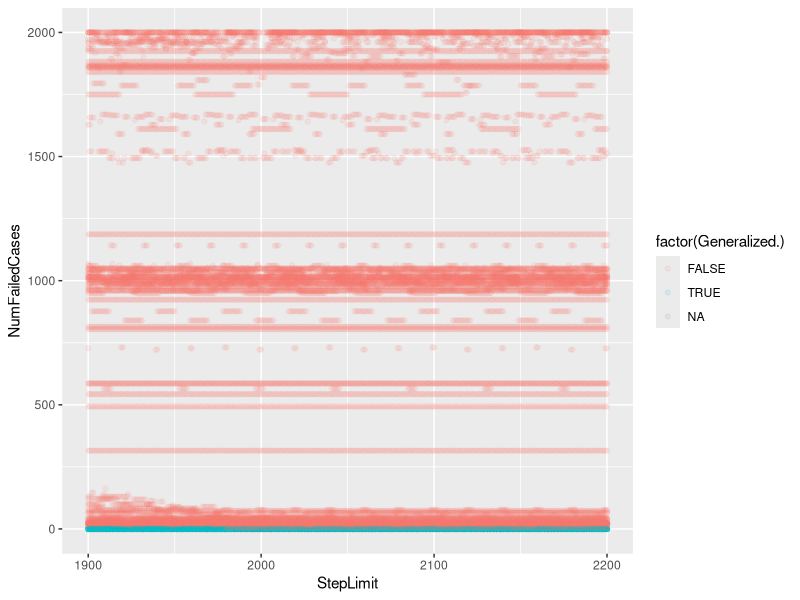
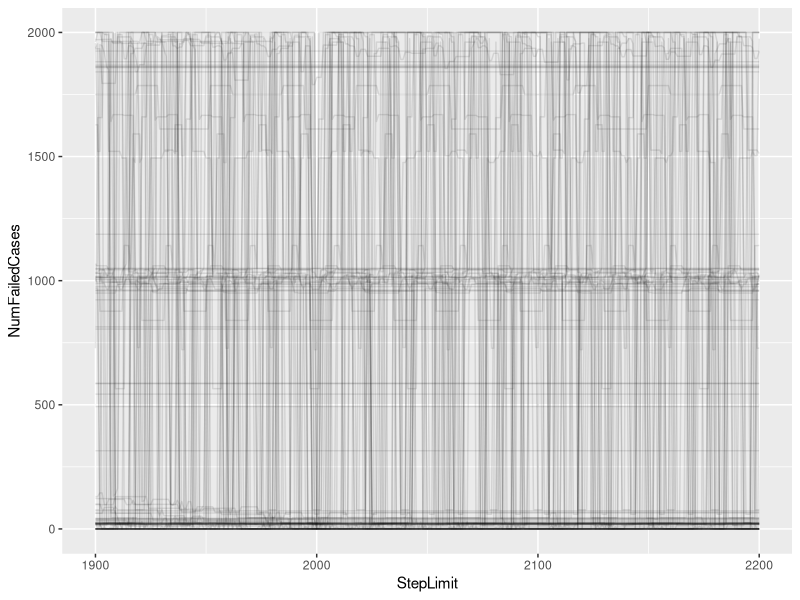
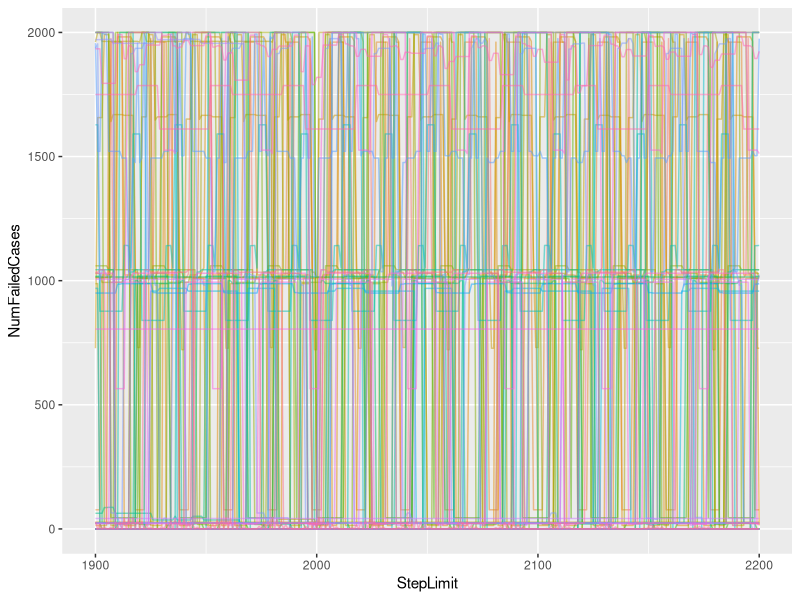
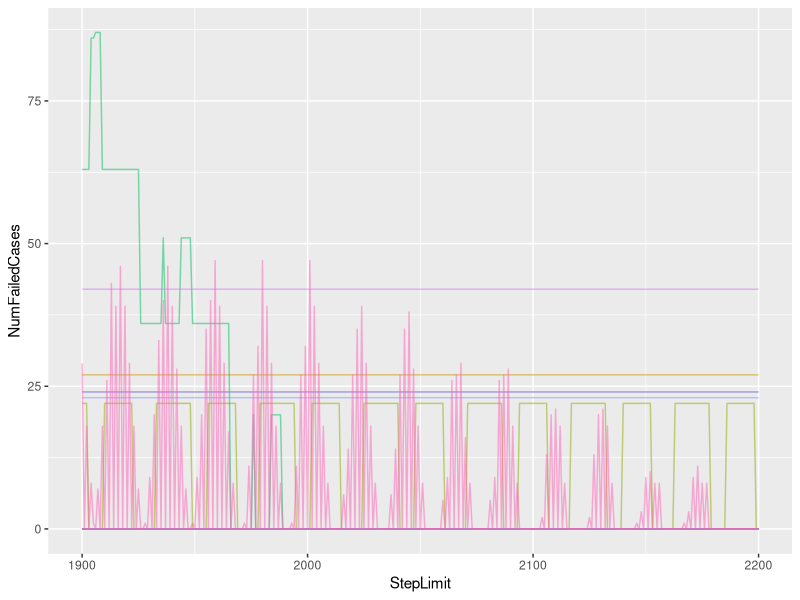
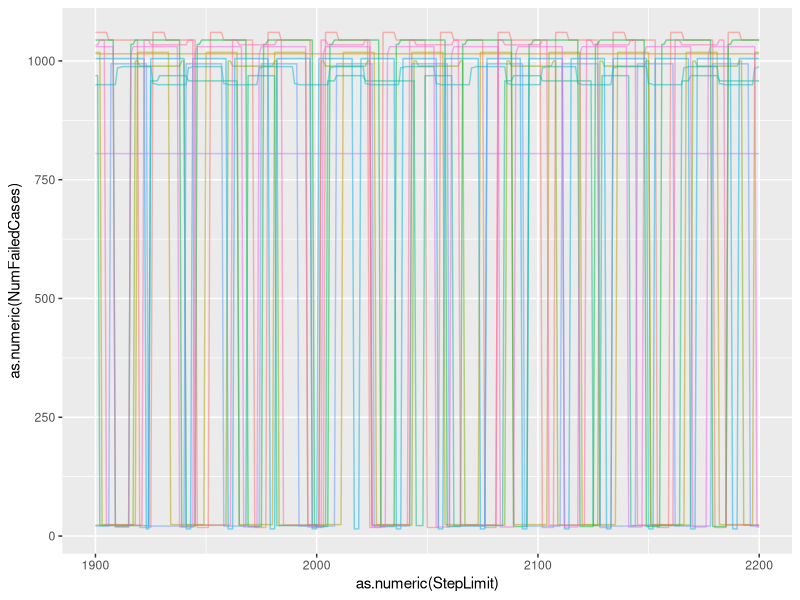
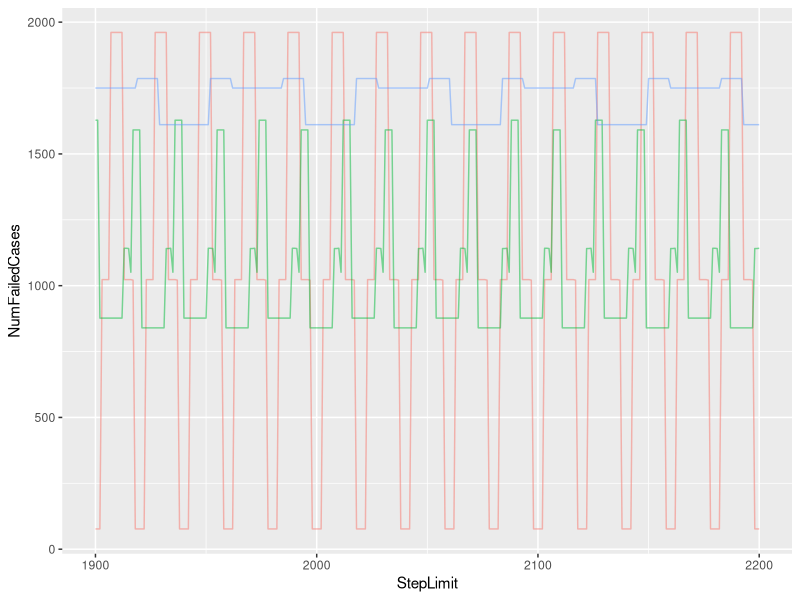
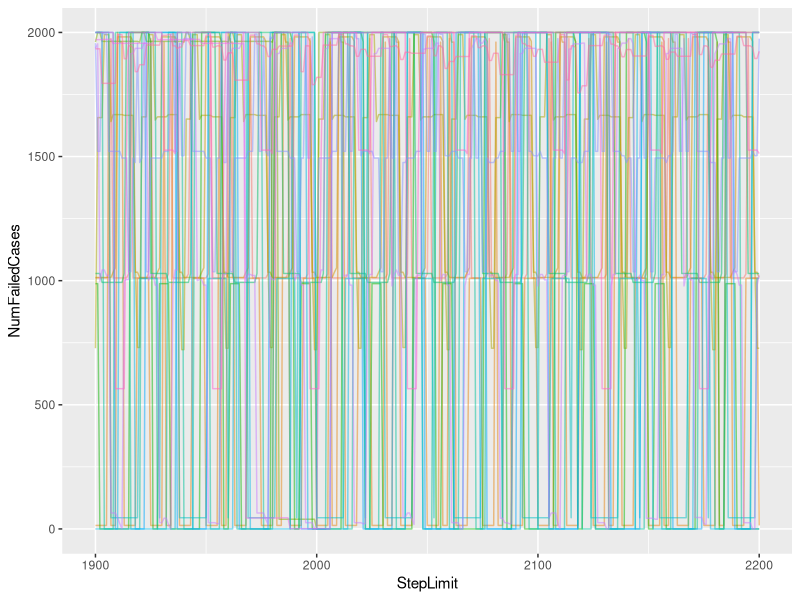
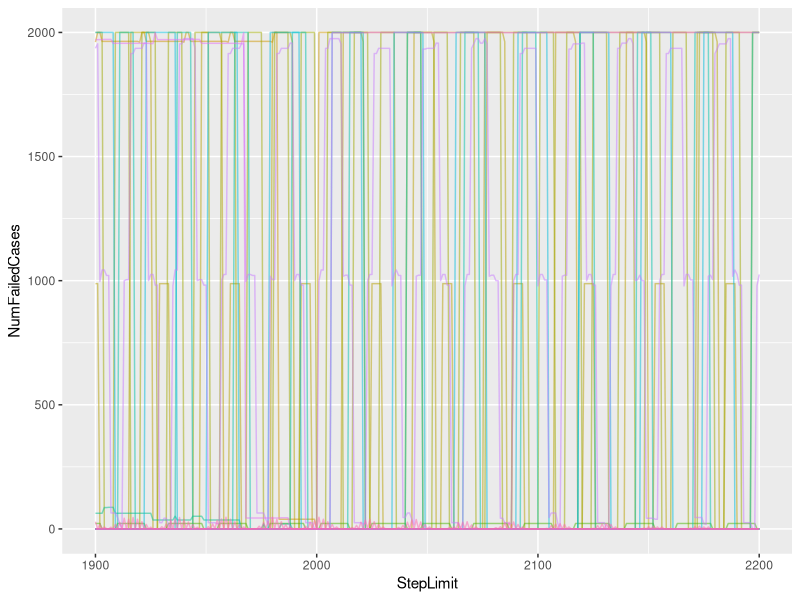

These charts were generated, in order, by the following R code: (Note: this script raises an error after producing the figures.)
## ---- chunk 1
knitr::opts_chunk$set(echo = TRUE)

library('ggplot2')
library('dplyr')
## ---- chunk 2
researchData = read.table("MiddleCharData.txt", header=T, sep="\t")

researchData$NumFailedCases <- as.numeric(researchData$NumFailedCases)
researchData$TotalError <- as.numeric(researchData$TotalError)
researchData$StepLimit <- as.numeric(researchData$StepLimit)
researchData$FailedByStepLimit <- as.numeric(researchData$FailedByStepLimit)
researchData$RunNumber <- as.numeric(researchData$RunNumber)
researchData$Succeeded. <- as.logical(researchData$Succeeded.)
researchData$Generalized. <- as.logical(researchData$Generalized.)

#plot(x=researchData$StepLimit, y=log(researchData$TotalError)) + geom_point(alpha=0.1)

ggplot(researchData, aes(x=StepLimit, y=NumFailedCases, color=factor(Generalized.))) + geom_point(alpha=0.1)

ggplot(researchData, aes(x=StepLimit, y=NumFailedCases, group=factor(RunNumber))) + geom_line(alpha=0.1)
## ---- chunk 3
researchData$AllFailuresOutOfSteps = (researchData$NumFailedCases == researchData$FailedByStepLimit)

equalFailures = subset(researchData, researchData$AllFailuresOutOfSteps)

nrow(equalFailures)

ggplot(equalFailures, aes(x=StepLimit, y=NumFailedCases, group=factor(RunNumber), color=factor(RunNumber))) + geom_line(alpha=0.5, show.legend=FALSE)
## ---- chunk 4
fewFailedCases <- equalFailures %>%
  group_by(RunNumber) %>%
  filter(max(NumFailedCases) < 250)

ggplot(fewFailedCases, aes(x=StepLimit, y=NumFailedCases, group=factor(RunNumber), color=factor(RunNumber))) + geom_line(alpha=0.5, show.legend=FALSE)
## ---- chunk 5
middleFailedCases <- equalFailures %>%
  group_by(RunNumber) %>%
  filter(max(NumFailedCases) >= 750 && max(NumFailedCases) < 1250)

ggplot(middleFailedCases, aes(x=as.numeric(StepLimit), y=as.numeric(NumFailedCases), group=factor(RunNumber), color=factor(RunNumber))) + geom_line(alpha=0.5, show.legend=FALSE)
## ---- chunk 6
higherFailedCases <- equalFailures %>%
  group_by(RunNumber) %>%
  filter(max(NumFailedCases) >= 1250 && max(NumFailedCases) < 1970)

ggplot(higherFailedCases, aes(x=StepLimit, y=NumFailedCases, group=factor(RunNumber), color=factor(RunNumber))) + geom_line(alpha=0.5, show.legend=FALSE)
## ---- chunk 7
highestFailedCases <- equalFailures %>%
  group_by(RunNumber) %>%
  filter(max(NumFailedCases) >= 1970 && max(NumFailedCases) < 2001)

ggplot(highestFailedCases, aes(x=StepLimit, y=NumFailedCases, group=factor(RunNumber), color=factor(RunNumber))) + geom_line(alpha=0.5, show.legend=FALSE)
## ---- chunk 8
reachesZeroFailedCases <- equalFailures %>%
  group_by(RunNumber) %>%
  filter(min(NumFailedCases) == 0)

ggplot(reachesZeroFailedCases, aes(x=StepLimit, y=NumFailedCases, group=factor(RunNumber), color=factor(RunNumber))) + geom_line(alpha=0.5, show.legend=FALSE)
## ---- chunk 9
run70 <- subset(equalFailures, equalFailures$RunNumber == 70)

ggplot(run70, aes(x=StepLimit, y=NumFailedCases, group=factor(RunNumber), color=factor(RunNumber))) + geom_line(alpha=0.5, show.legend=FALSE)

ggplot(run70, aes(x=as.numeric(StepLimit), y=as.numeric(NumFailedCases), group=factor(RunNumber), color=factor(RunNumber))) + geom_line(alpha=0.5, show.legend=FALSE) + xlim(1950,2020) + ylim(0,50)
## ---- chunk 10
runsRunningOutAt2200 <- subset(researchData, (researchData$StepLimit == 2200) & (researchData$AllFailuresOutOfSteps) & researchData$TotalError > 0 & as.numeric(researchData$NumFailedCases) < 100)$RunNumber

runningOutAt2200 <- researchData %>%
  filter(RunNumber %in% runsRunningOutAt2200)

ggplot(runningOutAt2200, aes(x=StepLimit, y=NumFailedCases, group=factor(RunNumber), color=factor(RunNumber))) + geom_line(alpha=0.5, show.legend=FALSE)
## ---- chunk 11
dataset$AllFailuresOutOfSteps = (dataset$FailedCases == dataset$FailedByStepLimit)

runsRunningOutAt350 <- subset(dataset, dataset$StepLimit == 350 & dataset$AllFailuresOutOfSteps & dataset$TotalError > 0 & dataset$FailedCases < 100)$RunNumber

runningOutAt350 <- dataset %>%
  filter(RunNumber %in% runsRunningOutAt350)

ggplot(runningOutAt350, aes(x=StepLimit, y=FailedCases, group=factor(RunNumber), color=factor(RunNumber))) + geom_line(alpha=0.5, show.legend=FALSE)
## ---- chunk 12
equalFailuresLastIndex = subset(dataset, dataset$AllFailuresOutOfSteps)

lastIndexOutOfSteps <- equalFailuresLastIndex %>%
  group_by(RunNumber) %>%
  filter(min(dataset$FailedCases) == 0)

#generalizedAtSomePoint <- subset(lastIndexOutOfSteps, lastIndexOutOfSteps$TotalError == 0)

generalizedNotAt200 <- subset(lastIndexOutOfSteps, (lastIndexOutOfSteps$StepLimit == 200 & lastIndexOutOfSteps$TotalError > 0))$RunNumber

didntGenAt200 <- dataset %>%
  filter(RunNumber %in% generalizedNotAt200)

generalizedSomewhereNot200 <- subset(didntGenAt200, didntGenAt200$TotalError == 0)$RunNumber

didntGenAt200 <- didntGenAt200 %>%
  filter(RunNumber %in% generalizedSomewhereNot200)

ggplot(didntGenAt200, aes(x=StepLimit, y=FailedCases, group=factor(RunNumber), color=factor(RunNumber))) + geom_line(alpha=0.5, show.legend=FALSE)
